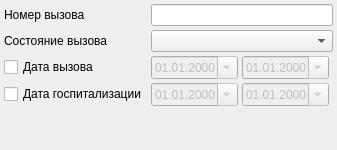
               <widget class="QWidget" name="tabFilterSmp">
                <attribute name="title">
                 <string>СМП</string>
                </attribute>
                <layout class="QGridLayout" name="gridLayout_27">
                 <property name="margin">
                  <number>4</number>
                 </property>
                 <property name="spacing">
                  <number>4</number>
                 </property>
                 <item row="0" column="1" colspan="3">
                  <widget class="QLineEdit" name="edtSmpIdCallNumber"/>
                 </item>
                 <item row="0" column="0">
                  <widget class="QLabel" name="lblSmpIdCallNumber">
                   <property name="text">
                    <string>Номер вызова</string>
                   </property>
                  </widget>
                 </item>
                 <item row="1" column="1" colspan="3">
                  <widget class="CMultivalueComboBox" name="cmbSmpCallStatus"/>
                 </item>
                 <item row="1" column="0">
                  <widget class="QLabel" name="lblSmpCallStatus">
                   <property name="text">
                    <string>Состояние вызова</string>
                   </property>
                  </widget>
                 </item>
                 <item row="2" column="0">
                  <widget class="QCheckBox" name="chkSmpCallDate">
                   <property name="text">
                    <string>Дата вызова</string>
                   </property>
                  </widget>
                 </item>
                 <item row="3" column="0">
                  <widget class="QCheckBox" name="chkSmpHospitalizationDate">
                   <property name="text">
                    <string>Дата госпитализации</string>
                   </property>
                  </widget>
                 </item>
                 <item row="3" column="1">
                  <widget class="CDateEdit" name="edtSmpHospitalizationDateFrom">
                   <property name="enabled">
                    <bool>false</bool>
                   </property>
                   <property name="sizePolicy">
                    <sizepolicy hsizetype="Maximum" vsizetype="Fixed">
                     <horstretch>0</horstretch>
                     <verstretch>0</verstretch>
                    </sizepolicy>
                   </property>
                   <property name="displayFormat">
                    <string>dd.MM.yyyy</string>
                   </property>
                   <property name="calendarPopup">
                    <bool>true</bool>
                   </property>
                  </widget>
                 </item>
                 <item row="2" column="2">
                  <widget class="CDateEdit" name="edtSmpCallDateTo">
                   <property name="enabled">
                    <bool>false</bool>
                   </property>
                   <property name="sizePolicy">
                    <sizepolicy hsizetype="Maximum" vsizetype="Fixed">
                     <horstretch>0</horstretch>
                     <verstretch>0</verstretch>
                    </sizepolicy>
                   </property>
                   <property name="displayFormat">
                    <string>dd.MM.yyyy</string>
                   </property>
                   <property name="calendarPopup">
                    <bool>true</bool>
                   </property>
                  </widget>
                 </item>
                 <item row="2" column="1">
                  <widget class="CDateEdit" name="edtSmpCallDateFrom">
                   <property name="enabled">
                    <bool>false</bool>
                   </property>
                   <property name="sizePolicy">
                    <sizepolicy hsizetype="Maximum" vsizetype="Fixed">
                     <horstretch>0</horstretch>
                     <verstretch>0</verstretch>
                    </sizepolicy>
                   </property>
                   <property name="displayFormat">
                    <string>dd.MM.yyyy</string>
                   </property>
                   <property name="calendarPopup">
                    <bool>true</bool>
                   </property>
                  </widget>
                 </item>
                 <item row="3" column="2">
                  <widget class="CDateEdit" name="edtSmpHospitalizationDateTo">
                   <property name="enabled">
                    <bool>false</bool>
                   </property>
                   <property name="sizePolicy">
                    <sizepolicy hsizetype="Maximum" vsizetype="Fixed">
                     <horstretch>0</horstretch>
                     <verstretch>0</verstretch>
                    </sizepolicy>
                   </property>
                   <property name="displayFormat">
                    <string>dd.MM.yyyy</string>
                   </property>
                   <property name="calendarPopup">
                    <bool>true</bool>
                   </property>
                  </widget>
                 </item>
                 <item row="4" column="1">
                  <spacer name="verticalSpacer_6">
                   <property name="orientation">
                    <enum>Qt::Vertical</enum>
                   </property>
                   <property name="sizeHint" stdset="0">
                    <size>
                     <width>20</width>
                     <height>40</height>
                    </size>
                   </property>
                  </spacer>
                 </item>
                </layout>
               </widget>
